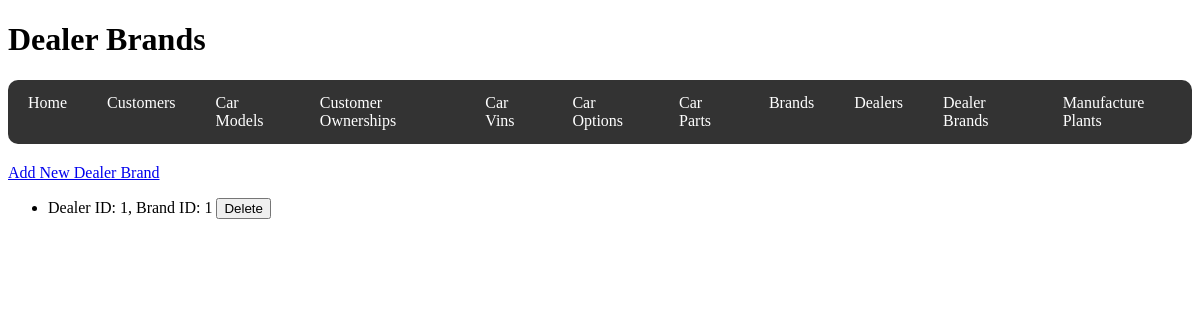
The app's page /dealer_brands, older data.
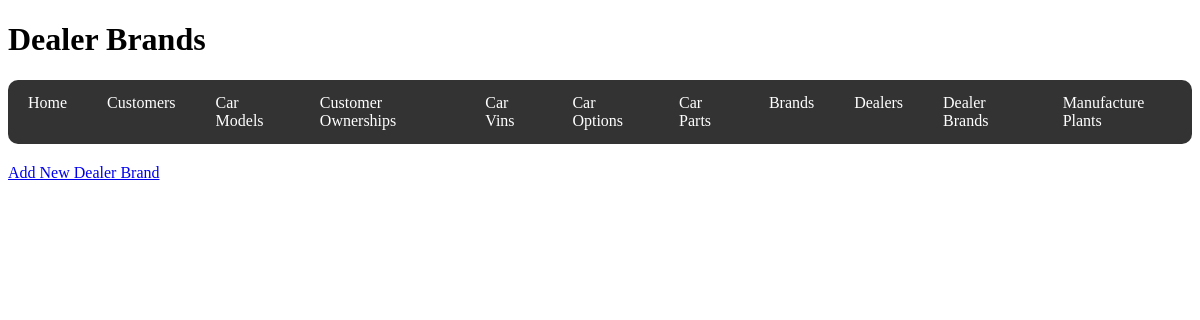
The same page, newer data.
### code/models.py (models this page shows)
class DealerBrand(db.Model):
    __tablename__ = "Dealer_Brand"
    dealer_id = db.Column(
        db.Integer, db.ForeignKey("Dealers.dealer_id"), primary_key=True
    )
    brand_id = db.Column(db.Integer, db.ForeignKey("Brands.brand_id"), primary_key=True)
    dealer = db.relationship("Dealer", back_populates="dealer_brands")
    brand = db.relationship("Brand", back_populates="dealer_brands")

### code/routes/dealer_brands.py (the view, shortened to what this page needs)
@dealerbrands_bp.route("/dealer_brands", methods=["GET", "POST"])
def dealer_brands():
    dealer_brands = DealerBrand.query.all()
    return render_template("dealer_brands.html", dealer_brands=dealer_brands)

### code/templates/dealer_brands.html
{% extends 'base.html' %} {% block title %}Dealer Brands{% endblock %} {% block
header %}
<h1>Dealer Brands</h1>
{% endblock %} {% block content %}
<a href="{{ url_for('dealerbrands.new_dealer_brand') }}"
  >Add New Dealer Brand</a
>
<ul>
  {% for dealer_brand in dealer_brands %}
  <li>
    Dealer ID: {{ dealer_brand.dealer_id }}, Brand ID: {{ dealer_brand.brand_id
    }}
    <form
      action="{{ url_for('dealerbrands.delete_dealer_brand', dealer_id=dealer_brand.dealer_id, brand_id=dealer_brand.brand_id) }}"
      method="POST"
      style="display: inline"
    >
      <button type="submit">Delete</button>
    </form>
  </li>
  {% endfor %}
</ul>
{% endblock %}

Row changes from the older to the newer data that the page shows:
removed DealerBrand: dealer_id "1", brand_id "1"
